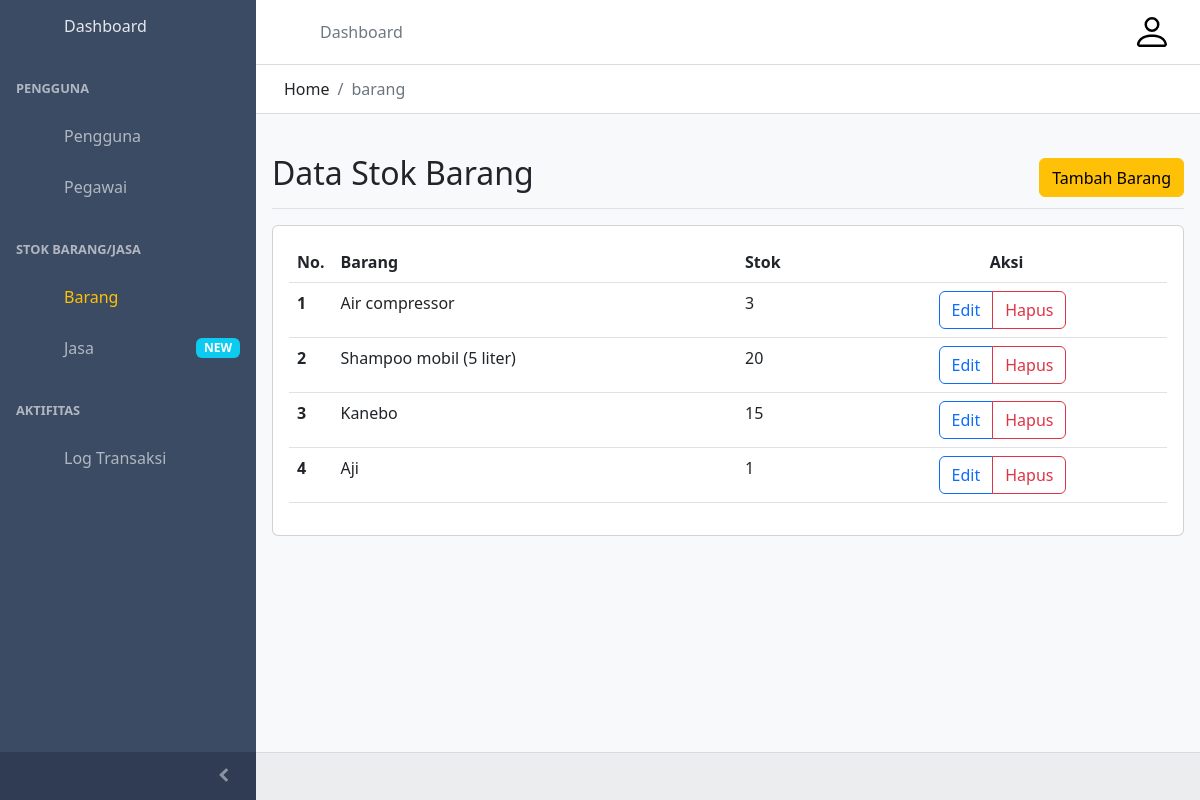
Screenshot of /dashboard/index.php?hal=barang with the database file from the repository.
### tables this page shows
CREATE TABLE `tblbarang` (
  `idbarang` int(11) NOT NULL,
  `namabarang` varchar(25) DEFAULT NULL,
  `stok` int(11) DEFAULT NULL
);

### dashboard/barang/index.php (the view, shortened to what this page needs)
<?php
    include("../connectdb/connect.php");
    $sql = "select * from tblbarang";
    $result = $conn->query($sql);
?>
<div class="d-flex justify-content-between flex-wrap flex-md-nowrap align-items-center pt-3 pb-2 mb-3 border-bottom">
        <h1 class="h2">Data Stok Barang</h1>
        <div class="btn-toolbar mb-2 mb-md-0">
        <form action="index.php">
            <button type="submit" class="btn btn-warning">
            Tambah Barang
          </button>
        </div>
      </div>
      <div class="card">
        <div class="card-body">
            <table class="table table-hover">
                <thead class="thead-dark">
                    <tr>
                    <th scope="col" width=15 class="text-center">No.</th>
                    <th scope="col">Barang</th>
                    <th scope="col">Stok</th>
                    <th scope="col" class="text-center">Aksi</th>
                    </tr>
                </thead>
                <tbody>
        <?php
            if ($result->num_rows > 0) {
                $nmr=1;
                    while($row = $result->fetch_assoc()) {
        ?>
                    <tr>
                    <th scope="row"><?=$nmr; ?></th>
                    <td>
                        <?=$row['namabarang']; ?>
                    </td>
                    <td>
                        <?=$row['stok']; ?>
                    </td>
                    <td class="text-center">
                        <div class="btn-group me-2">
                            <a href="index.php?hal=barang-edit&id=<?=$row['idbarang'];?>&barang=<?=$row['namabarang'];?>&stk_barang=<?=$row['stok'];?>" class="btn btn-outline-primary">Edit</a>
                            <button type="button" class="btn btn-outline-danger" onclick="hapus('\'<?=$row['namabarang'];?>\'')">Hapus</button>
                        </div>
                    </td>
                    </tr>
                    <?php
                        $nmr++;
                            }
                        }else{
                            echo "0 results";
                        }
                    ?>
                </tbody>
                </table>
        </div>
      </div>

### rows the page displays
tblbarang: namabarang "Air compressor", stok "3"
tblbarang: namabarang "Shampoo mobil (5 liter)", stok "20"
tblbarang: namabarang "Kanebo", stok "15"
tblbarang: namabarang "Aji", stok "1"

### other values shown
$halaman "barang"
